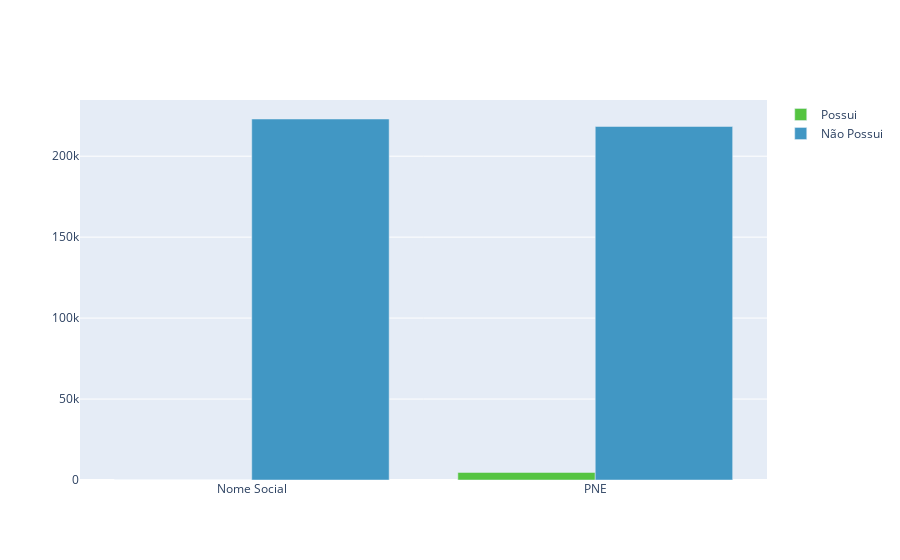

The code cell stored with this chart in its notebook:
### Code cell
nSocialPNE(nomeSocialGeral(sjc),PossuiSJC,naoPossuiSJC).show()

### Figure 1 — Plotly figure (JSON) as saved in the notebook; plotly's stock layout.template omitted (floating-point values rounded to 4 significant figures)
{"data": [{"marker": {"color": ["#55C441", "#55C441"]}, "name": "Possui", "type": "bar", "x": ["Nome Social", "PNE"], "y": [50, 4663]}, {"marker": {"color": ["#4197c4", "#4197c4"]}, "name": "Não Possui", "type": "bar", "x": ["Nome Social", "PNE"], "y": [222970, 218357]}], "layout": {}}
